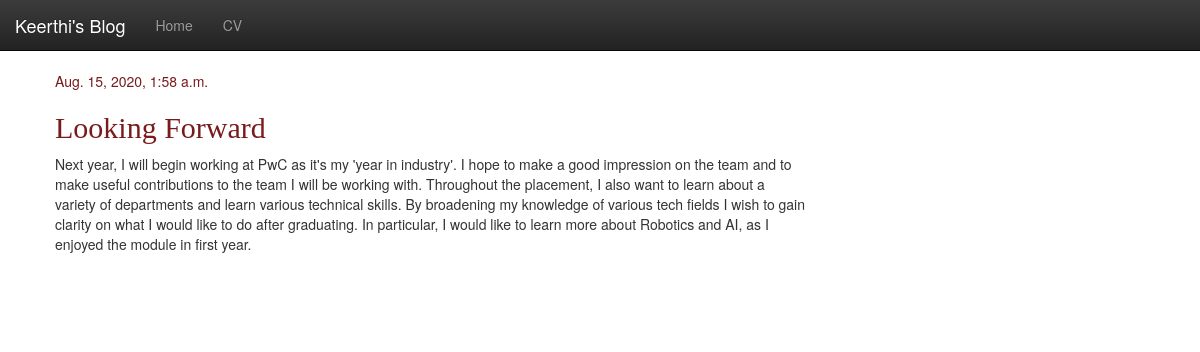
Page /post/6/ on the committed database.
### blog/models.py (models this page shows, shortened)
class Post(models.Model):
    author = models.ForeignKey(settings.AUTH_USER_MODEL, on_delete=models.CASCADE)
    title = models.CharField(max_length=200)
    text = models.TextField()
    created_date = models.DateTimeField(default=timezone.now)
    published_date = models.DateTimeField(blank=True, null=True)

### blog/views.py (the view)
# urls.py: path('post/<int:pk>/', views.post_detail, name='post_detail'),
def post_detail(request, pk):
    post = get_object_or_404(Post, pk=pk)
    return render(request, 'blog/post_detail.html', {'post': post})

### blog/templates/blog/post_detail.html (shortened to what this page needs)
{% extends 'blog/base.html' %}
{% block content %}
        <div class="post">
            {% if post.published_date %}
                <div class="date">
                    {{ post.published_date }}
                </div>
            {% endif %}
        <h2>{{ post.title }}</h2>
        <p>{{ post.text|linebreaksbr }}</p>
    </div>
{% endblock %}

### blog/static/css/blog.css (style rules this page uses)
h1, h2, h3, h4 { font-family: "Times New Roman", Times, serif; }
.date { color: #791b1b; }
.post { margin-bottom: 70px; }
.Eduction h1, h2, h3 { color: #791b1b; }

### rows in the picture
Post: published_date "Aug. 15, 2020, 1:58 a.m.", title "Looking Forward", text "Next year, I will begin working at PwC as it's my 'year in industry'. I hope to make a good impression on the team and to make useful contributions to the team I will be working with. Throughout the placement, I also want to learn about a variety of departments and learn various technical skills. By broadening my knowledge of various tech fields I wish to gain clarity on what I would like to do after graduating. In particular, I would like to learn more about Robotics and AI, as I enjoyed the module in first year."
